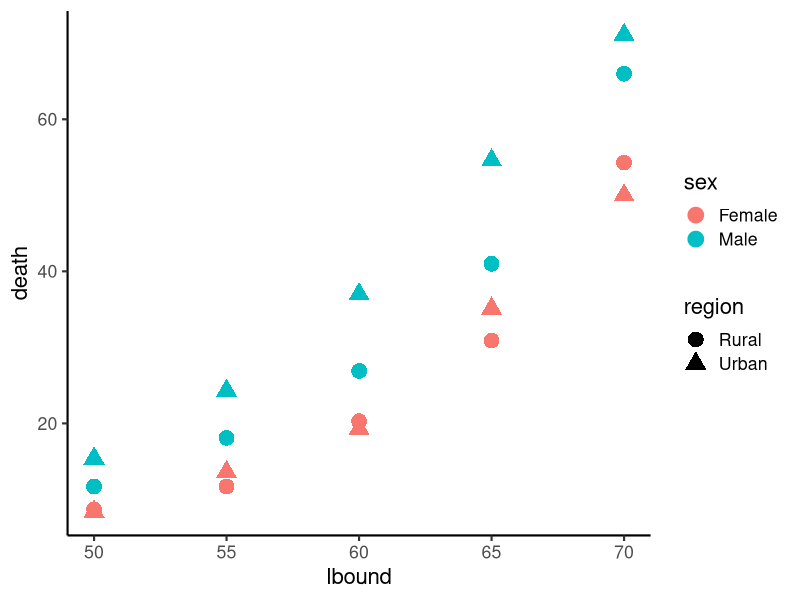
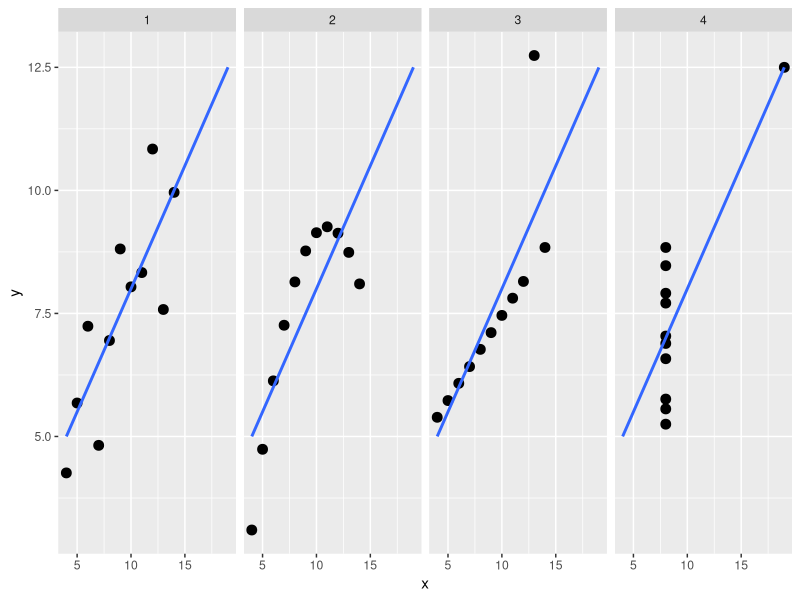

Here is the R script that generated these plots, in order:
## ---- chunk 1

## ---- chunk 2
library(ggplot2)
library(tibble)
library(dplyr)
library(tidyr)
iris = tibble::as_tibble(iris)
anscombe = tibble::as_tibble(anscombe)
## ---- chunk 3
result = diamonds %>%              # 生データから出発して
  select(carat, cut, price) %>%    # 列を抽出して
  filter(carat > 2) %>%            # 行を抽出して
  group_by(cut) %>%                # グループ化して
  summarize_all(mean) %>%          # それぞれ平均を計算
  print()                          # 表示してみる
## ---- chunk 4
seq_len(6) %>% sum()
letters %>% toupper() %>% head(3)
## ---- chunk 5
tmp1 = select(diamonds, carat, cut, price)   # 列を抽出して
tmp2 = filter(tmp1, carat > 2)               # 行を抽出して
tmp3 = group_by(tmp2, cut)                   # グループ化して
result = summarize_all(tmp3, mean)           # それぞれ平均を計算
## ---- chunk 6
result = select(diamonds, carat, cut, price) # 列を抽出して
result = filter(result, carat > 2)           # 行を抽出して
result = group_by(result, cut)               # グループ化して
result = summarize_all(result, mean)         # それぞれ平均を計算
## ---- chunk 7
result = summarize_all(                # それぞれ平均を計算
    group_by(                            # グループ化して
      filter(                              # 行を抽出して
        select(diamonds, carat, cut, price), # 列を抽出して
        carat > 2),                        # 行を抽出して
      cut),                              # グループ化して
    mean)                              # それぞれ平均を計算
## ---- chunk 8
result = summarize_all(group_by(filter(select(diamonds, carat, cut, price), carat > 2), cut), mean)
## ---- chunk 9
result = diamonds %>%
  select(carat, cut, price) %>%    # 列を抽出して
  filter(carat > 2) %>%            # 行を抽出して
  group_by(cut) %>%                # グループ化して
  summarize_all(mean) %>%          # それぞれ平均を計算
  print()                          # 表示してみる
## ---- chunk 10
print(diamonds)
## ---- chunk 11
result = diamonds %>%
  select(1, 2, 7) %>%
  print()
## ---- chunk 12
result = diamonds %>%
  select(carat, cut, price) %>%
  print()
## ---- chunk 13
result = diamonds %>%
  select(-carat, -cut, -price) %>%
  print()
## ---- chunk 14
result = diamonds %>%
  select(starts_with("c")) %>%
  print()
## ---- chunk 15
result = diamonds %>%
  filter(cut == "Ideal") %>%
  print()
## ---- chunk 16
result = diamonds %>%
  filter(price >= 1000) %>%
  print()
## ---- chunk 17
result = diamonds %>%
  filter(cut %in% c("Ideal", "Good")) %>%
  print()
## ---- chunk 18
result = diamonds %>%
  filter(carat > 2 & price < 14000) %>%
  print()
## ---- chunk 19
result = diamonds %>%
  filter(carat > 2 | price < 14000) %>%
  print()
## ---- chunk 20
result = diamonds %>%
  distinct(cut, color) %>%
  print()
## ---- chunk 21
result = diamonds %>%
  sample_n(42L, replace = FALSE) %>%
  print()
## ---- chunk 22
result = diamonds %>%
  summarize(sum(carat), mean(carat), max(price)) %>%
  print()
## ---- chunk 23
result = diamonds %>%
  group_by(cut) %>%
  summarize(avg_carat = mean(carat),
            max_price = max(price)) %>%
  print()
## ---- chunk 24
result = diamonds %>%
  count(cut, color) %>%
  print()
## ---- chunk 25
result = diamonds %>%
  arrange(color, desc(carat)) %>%  # 色の昇順。色が同じなら大きさ降順
  print()
## ---- chunk 26
bind_rows(head(diamonds), tail(diamonds))
## ---- chunk 27
full_join(band_members, band_instruments, by = "name")
## ---- chunk 28
left_join(band_members, band_instruments, by = "name")
## ---- chunk 29
inner_join(band_members, band_instruments, by = "name")
## ---- chunk 30
result = diamonds %>%
  mutate(ratio = price / carat,
         price = price * 108.36) %>%
  print()
## ---- chunk 31
iris_long = iris %>% head(2L) %>%     # 最初の2行だけ
  rownames_to_column("id") %>%        # ID列を追加
  print() %>%                         # 途中経過を表示
  pivot_longer(c(-id, -Species), names_to = "name", values_to = "value") %>%
  print()                             # id, Species以外の値を移動
## ---- chunk 32
iris_long %>% print() %>%              # さっきlong-formatにしたやつ
  pivot_wider(names_from = name, values_from = value)   # 横長に戻す
## ---- chunk 33
iris_long %>% print() %>%
  separate(name, c("part", "measure")) # 列を分離
## ---- chunk 34
iris_nested = iris %>%
  as_tibble() %>%
  nest(data = -Species) %>% print()
iris_nested$data[[1L]]
## ---- chunk 35
as.data.frame(VADeaths)                  # data.frameに変換
                                         # 行名を列に
                                         # 縦長に変形したい
## ---- chunk 36
as.data.frame(VADeaths) %>%              # data.frameに変換
  tibble::rownames_to_column("age")      # 行名を列に
                                         # 縦長に変形したい
## ---- chunk 37
as.data.frame(VADeaths) %>%              # data.frameに変換
  tibble::rownames_to_column("age") %>%  # 行名を列に
  pivot_longer(-age)                     # age以外を移動して縦長化
                                         # 新しいname列を分割
## ---- chunk 38
as.data.frame(VADeaths) %>%              # data.frameに変換
  tibble::rownames_to_column("age") %>%  # 行名を列に
  pivot_longer(-age) %>%                 # age以外を移動して縦長化
  separate(name, c("region", "sex"))     # 新しいname列を分割
## ---- chunk 39
va_deaths = as.data.frame(VADeaths) %>%  # data.frameに変換
  tibble::rownames_to_column("age") %>%  # 行名を列に
  pivot_longer(-age) %>%                 # age以外を移動して縦長化
  separate(name, c("region", "sex")) %>% # 新しいname列を分割
  separate(age, c("lbound", "ubound"), "-", convert = TRUE) %>%
  print()                                # 下限と上限を分離
## ---- chunk 40
va_deaths = as.data.frame(VADeaths) %>%  # data.frameに変換
  tibble::rownames_to_column("age") %>%  # 行名を列に
  tidyr::pivot_longer(                   # 縦長に変形したい
    -age,                                # age以外の列に入ってる値を移動
    names_to = c("region", "sex"),       # 元の列名を2つに分離
    names_sep = " ",                     # スペースで切る
    values_to = "death") %>%             # 値の行き先の列名
  tidyr::separate(age, c("lbound", "ubound"), "-", convert = TRUE) %>%
  print()                                # 下限と上限を分離
## ---- chunk 41
va_deaths %>%
  ggplot(aes(lbound, death)) +
  geom_point(aes(color = sex, shape = region), size = 5) +
  theme_classic(base_size = 16)
## ---- chunk 42
anscombe %>%
  rowid_to_column("id")              # IDをつけておく
                                     # x y で始まる列の値を移して縦長に
## ---- chunk 43
anscombe %>%
  rowid_to_column("id") %>%          # IDをつけておく
  pivot_longer(matches("^x|y"))      # x y で始まる列の値を移して縦長に

                                     # name列を分割
## ---- chunk 44
anscombe %>%
  rowid_to_column("id") %>%          # IDをつけておく
  pivot_longer(matches("^x|y")) %>%  # x y で始まる列の値を移して縦長に
  separate(name, c("axis", "group"), 1L, convert = TRUE)
                                     # name列を分割
## ---- chunk 45
tidy_anscombe = anscombe %>%
  rowid_to_column("id") %>%          # IDをつけておく
  pivot_longer(matches("^x|y")) %>%  # x y で始まる列の値を移して縦長に
  separate(name, c("axis", "group"), 1L, convert = TRUE) %>%
                                     # name列を分割
  pivot_wider(names_from = axis, values_from = value) %>%
                                     # axis列内の x y を列にして横長化
  dplyr::arrange(group) %>%          # グループごとに並べる
  print()                            # ggplotしたい形！
## ---- chunk 46
tidy_anscombe = anscombe %>%
  tidyr::pivot_longer(                # 縦長に変形したい
    everything(),                     # すべての列について
    names_to = c(".value", "group"),  # 新しい列名
    names_sep = 1L) %>%               # 切る位置
  dplyr::mutate(group = as.integer(group)) %>% # 型変換
  dplyr::arrange(group) %>%           # グループごとに並べる
  print()                             # ggplotしたい形！
## ---- chunk 47
ggplot(tidy_anscombe, aes(x, y)) +
  geom_point(size = 3) +
  stat_smooth(method = lm, formula = y ~ x, se = FALSE, fullrange = TRUE) +
  facet_wrap(~ group, nrow = 1L)
## ---- chunk 48
tidy_anscombe %>%
  dplyr::group_by(group) %>%   # group列でグループ化して
  dplyr::summarize(            # x, y列を使ってsummarize
    mean_x = mean(x),
    mean_y = mean(y),
    sd_x = sd(x),
    sd_y = sd(y),
    cor_xy = cor(x, y)
  )
